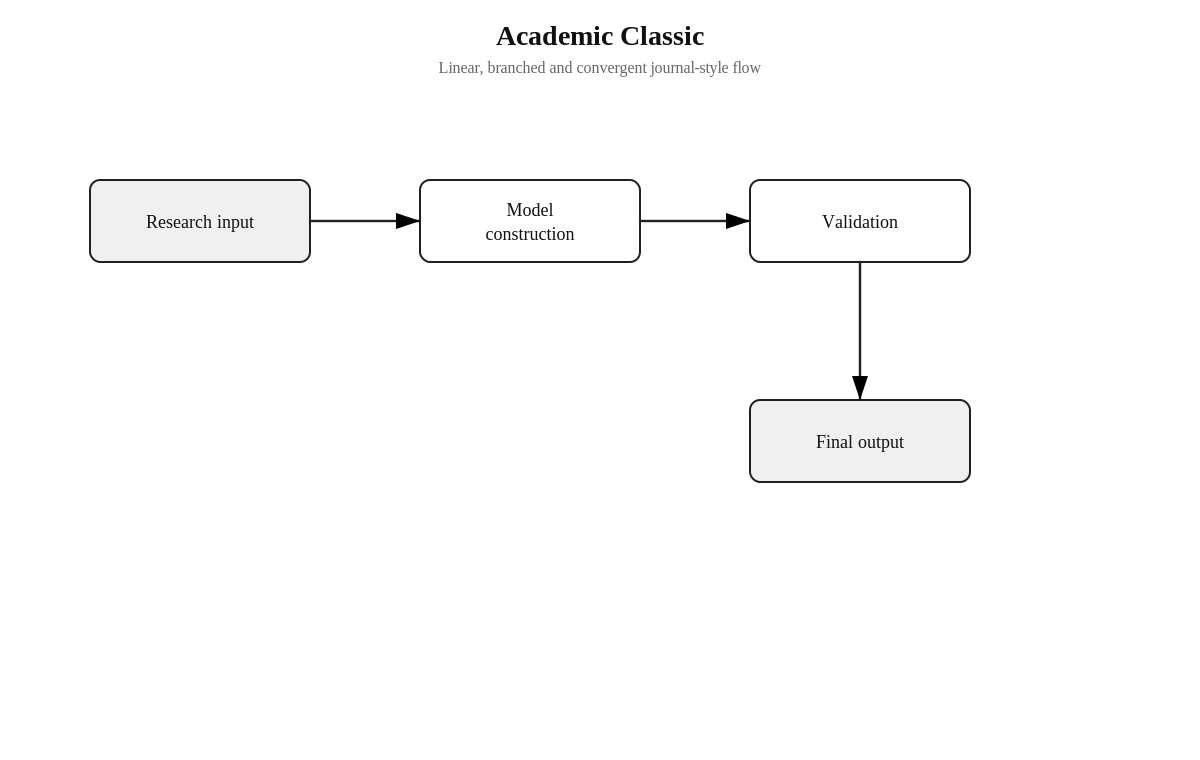
#> input picture styles/01-academic-classic/preview.png, 1200 x 760 px
$ python make-style-previews.py
#> lines starting #> are read from the running program, lines starting #| are printed output that depends on the picture
#!/usr/bin/env python3
from pathlib import Path
from PIL import Image, ImageDraw

ROOT = Path(__file__).resolve().parents[1]
style_dirs = sorted([p for p in (ROOT / "styles").iterdir() if p.is_dir() and (p / "preview.png").exists()])
if not style_dirs:
    raise SystemExit("No style previews found under styles/")
thumbs=[]
for d in style_dirs:
    im=Image.open(d/"preview.png").convert("RGB")
#> im is the input picture: PIL image 1200x760 RGB; min 0, max 255, mean 252.1
    im.thumbnail((560,355))
#> im: PIL image 560x355 RGB
    canvas=Image.new("RGB",(590,395),"white")
#> canvas: PIL image 590x395 RGB; every value is 255
    canvas.paste(im,((590-im.width)//2,10))
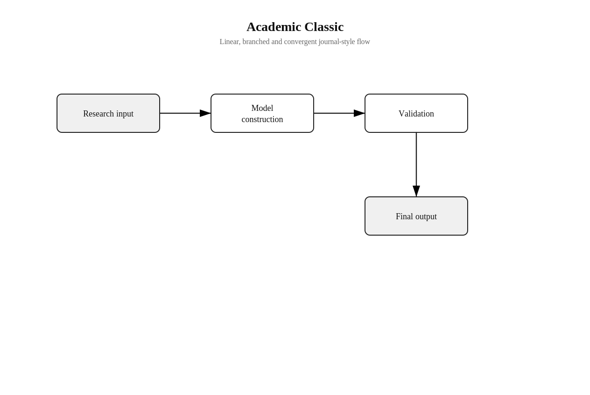
#> canvas: PIL image 590x395 RGB; min 0, max 255, mean 252.4
    dr=ImageDraw.Draw(canvas)
    dr.text((20,370),d.name,fill="black")
    thumbs.append(canvas)
#> pass 2 of the loop `for d in style_dirs:`:
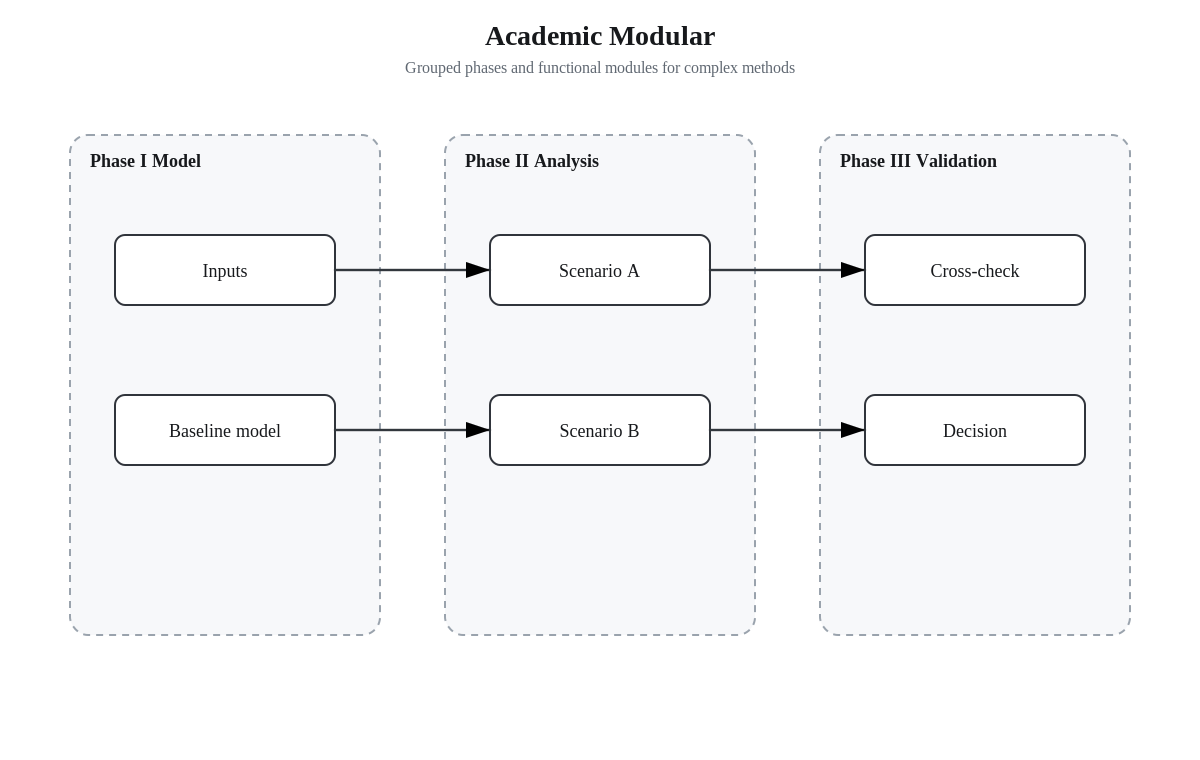
#> input picture styles/02-academic-modular/preview.png, 1200 x 760 px
#> im is the input picture: PIL image 1200x760 RGB; mean R, G, B 247.7, 248.2, 249.2
#> im: PIL image 560x355 RGB
#> `canvas.paste(im,((590-im.width)//2,10))`:
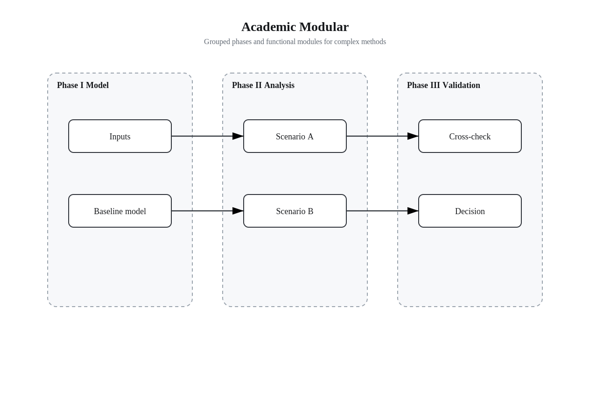
#> canvas: PIL image 590x395 RGB; mean R, G, B 248.7, 249.1, 249.9
#> pass 3 of the loop `for d in style_dirs:`:
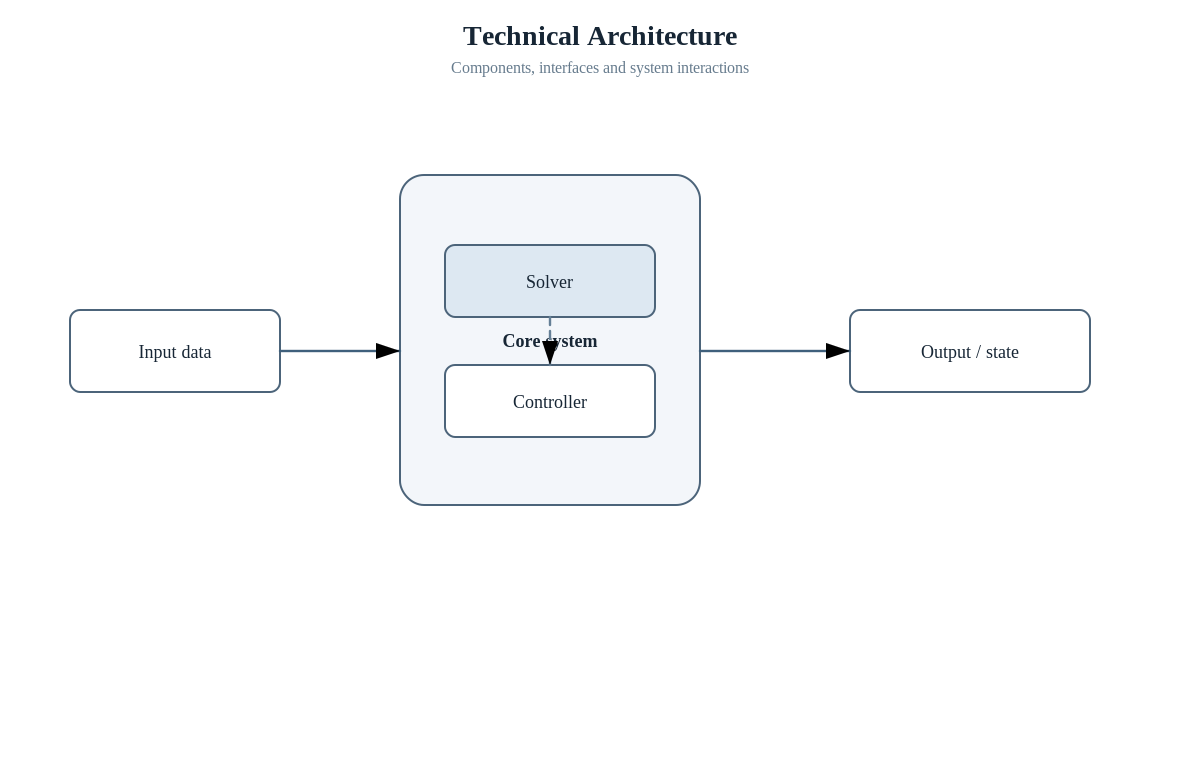
#> input picture styles/03-technical-architecture/preview.png, 1200 x 760 px
#> im is the input picture: PIL image 1200x760 RGB; mean R, G, B 251, 251.7, 252.4
#> im: PIL image 560x355 RGB
#> `canvas.paste(im,((590-im.width)//2,10))`:
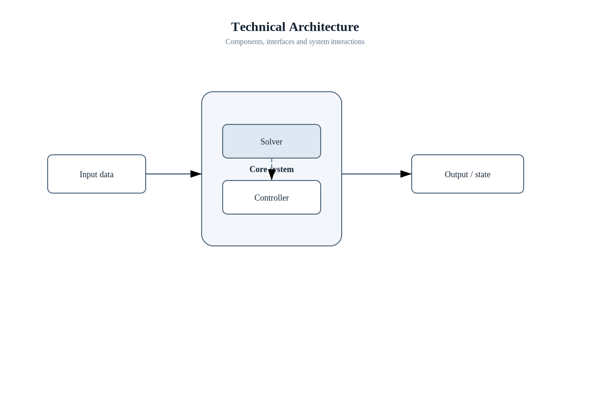
#> canvas: PIL image 590x395 RGB; mean R, G, B 251.5, 252.1, 252.7
#> the loop made 5 passes; the first 3 are shown
rows=(len(thumbs)+1)//2
out=Image.new("RGB",(1180,rows*395),"white")
#> out: PIL image 1180x1185 RGB; every value is 255
for i,im in enumerate(thumbs):
    out.paste(im,((i%2)*590,(i//2)*395))
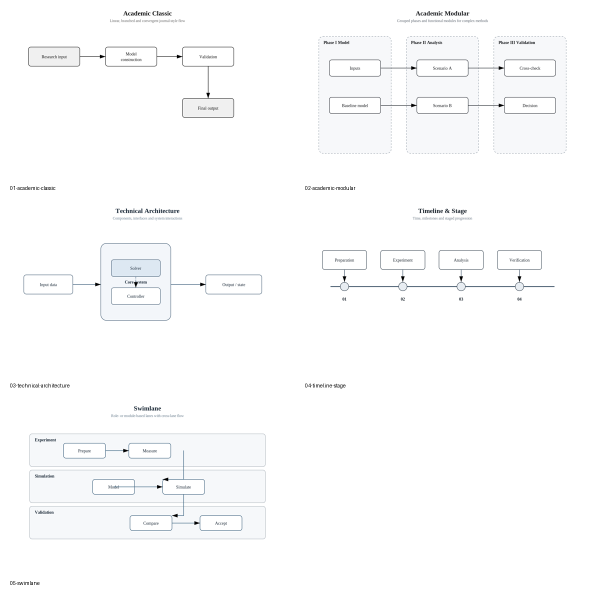
#> out: PIL image 1180x1185 RGB (shown at 1/2 size); mean R, G, B 251.3, 251.6, 252.1
gallery=ROOT/"examples"/"style-gallery"
gallery.mkdir(parents=True,exist_ok=True)
out.save(gallery/"style-gallery.png",quality=95)
print(gallery/"style-gallery.png")
